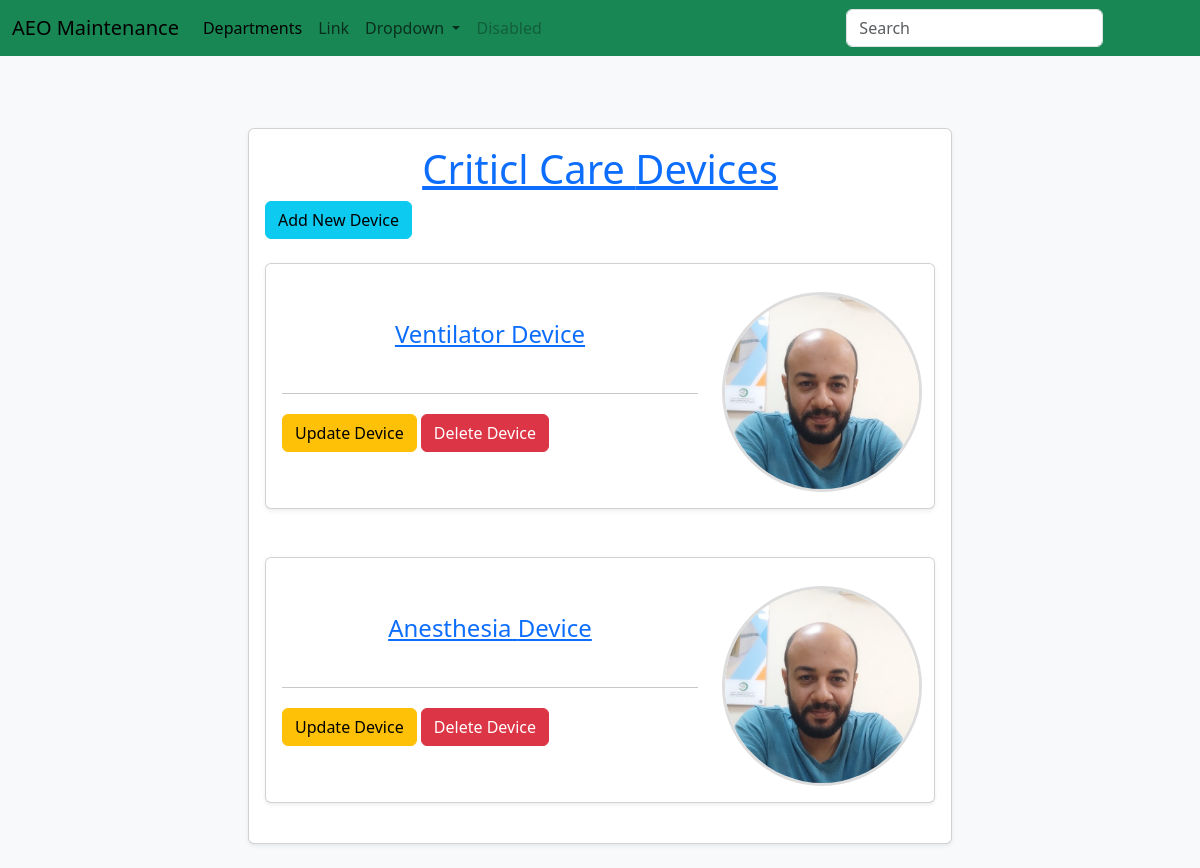
The app's page /departments/1/devices/, older data.
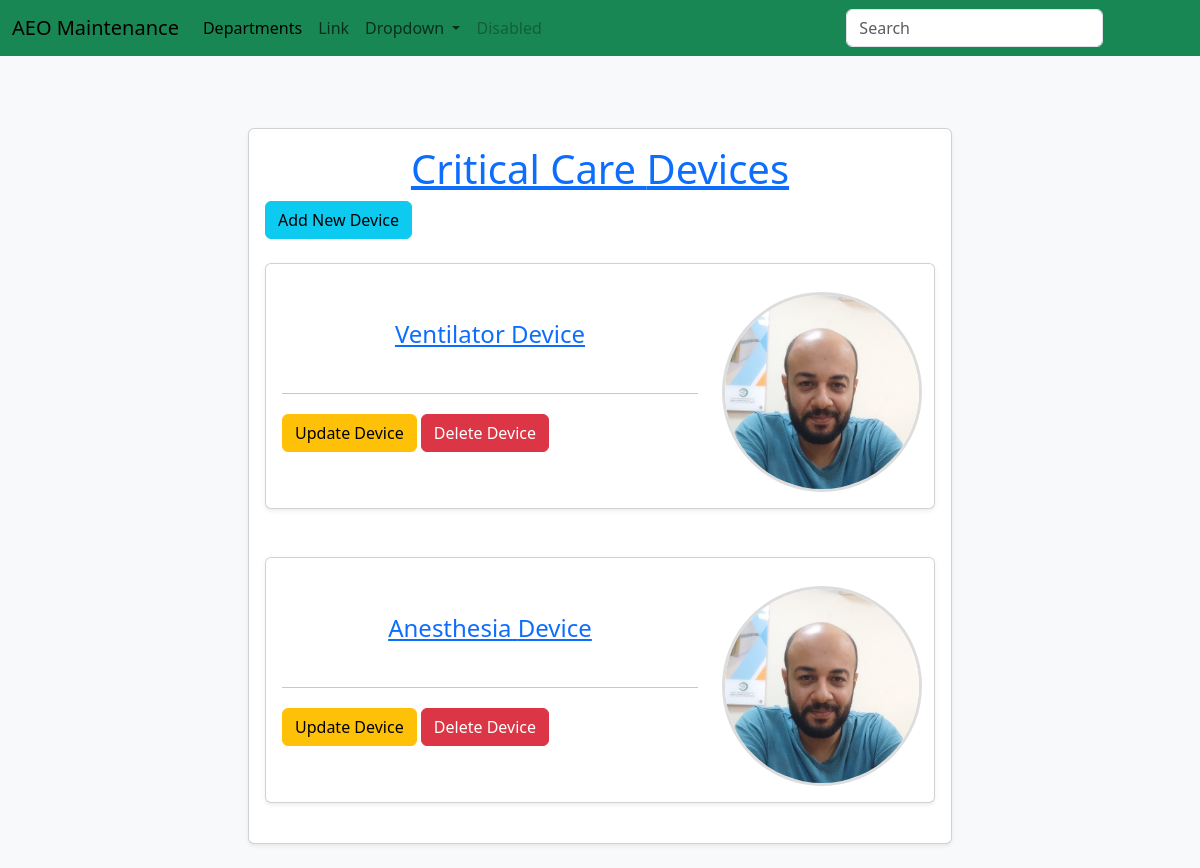
The same page, newer data.
### maintenance_system/models.py (models this page shows, shortened)
class Department(db.Model):
	id = db.Column(db.Integer, primary_key=True)
	name = db.Column(db.String(80), unique=True)
	members = db.relationship('User', backref='department', lazy=True)
	devices = db.relationship('Device', backref='department', lazy=True)

class Device(db.Model):
	id = db.Column(db.Integer, primary_key=True)
	name = db.Column(db.String(80), unique=True)
	department_id = db.Column(db.Integer, db.ForeignKey('department.id'))
	models = db.relationship('Model', backref='device', lazy=True)

### maintenance_system/routes.py (the view)
@app.route('/departments/<int:department_id>/devices/', methods=['GET'])
def devices(department_id):
	department = Department.query.get_or_404(department_id)
	devices = department.devices
	return render_template('devices.html', department=department, devices=devices)

### maintenance_system/Templates/devices.html (shortened to what this page needs)
{% extends "layout.html"%}
{% block content %}
<div class="row justify-content-center">
	<div class="col-lg-8 mt-4 mb-4">
		<div class="card p-3 shadow-sm">
			<div class="row">
				<a href="{{ url_for('department', id = department.id) }}">
					<h1 class="text-center">{{ department.name }} Devices</h1>
				</a>
				<a href="{{ url_for('add_device', department_id = department.id) }}"><button type="button"
						class="btn btn-info btn-md">Add
						New Device</button></a>
				{% for device in devices %}
				<div class="col-md-8 col-lg-12 mt-4 mb-4">
					<div class="card p-3 shadow-sm">
						<div class="row align-items-center">
							<div class="col-lg-8 col-12">
								<a href="{{ url_for('device', device_id = device.id)}}">
									<h4 class="mb-1 text-center">{{device.name}} Device</h4>
								</a>
								<br>
								<hr>
								<div>
									<a href="#"><button type="button" class="btn btn-warning btn-custom mt-1">Update
											Device</button></a>
									<a href="{{ url_for('delete_device', device_id = device.id)}}"><button type="button" class="btn btn-danger custom-button mt-1">Delete
											Device</button></a>
								</div>
							</div>
							<div class="col-lg-4 text-center mt-1">
								<img src="{{ url_for('static', filename='images/profile.jpg')}}" alt="User Photo"
									class="rounded-photo mt-2">
							</div>
						</div>
					</div>
				</div>
				{% endfor %}
			</div>
		</div>
	</div>
	{% endblock%}

Row changes from the older to the newer data that the page shows:
changed Department: name "Criticl Care" → "Critical Care"
